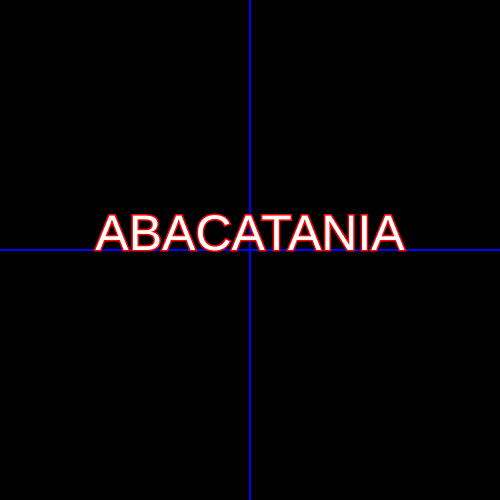
Frame 1 (no input)
Frame 60 (no input): identical to frame 1, image omitted
Frame 120 (the mouse pressed at the canvas centre since frame 60): identical to frame 1, image omitted

The p5.js sketch that drew this single still picture (run headless with seeded random() and noise() and a simulated clock; from frame 60 on, the mouse is pressed at the canvas centre):

// p5.js sketch
// ── sketch.js
var t="ABACATANIA";

function setup() { 
  createCanvas (500,500);

}

function draw() {
  background (0);

  strokeWeight (2);
  stroke (0,0,255);
  line (width/2, 0, width/2, height);
  line (0, height/2, width, height/2);
  
  fill (255);
  textSize (50);
  stroke (255,0,0);
  strokeWeight (3);
  text (t, width/2-textWidth(t)/2, height/2);

  
}
